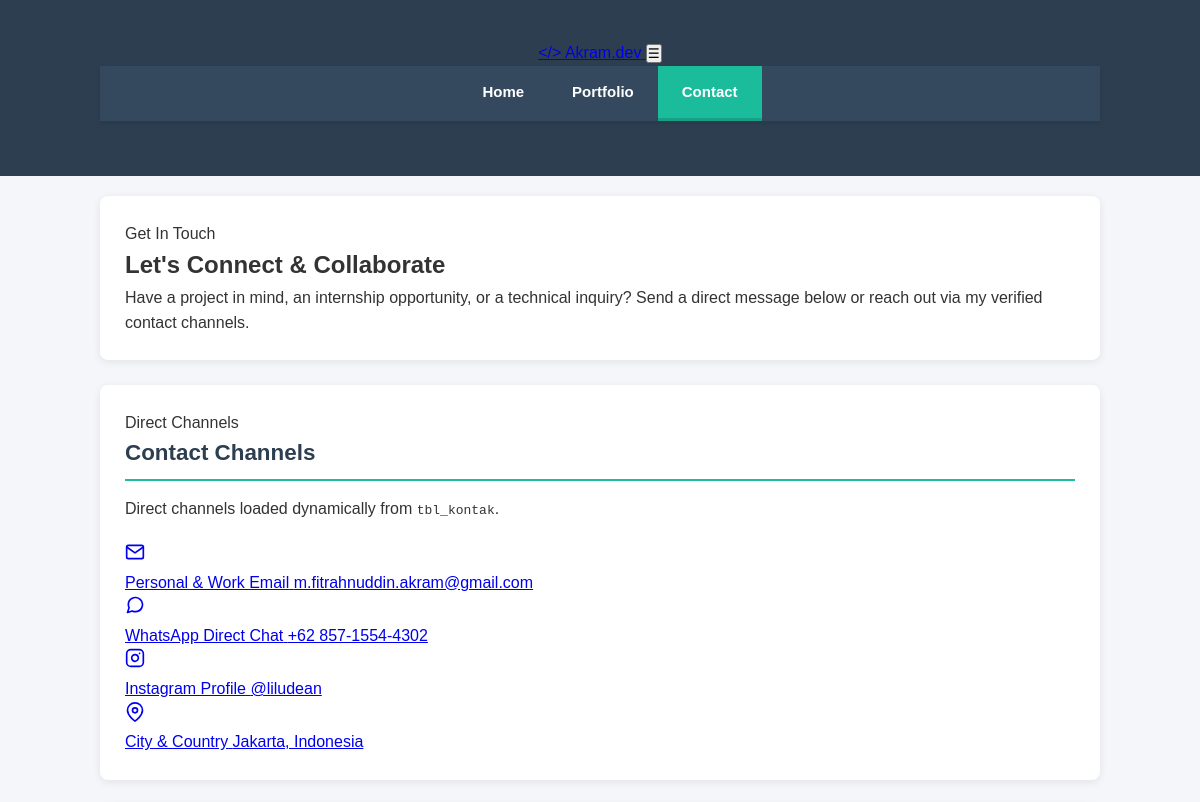
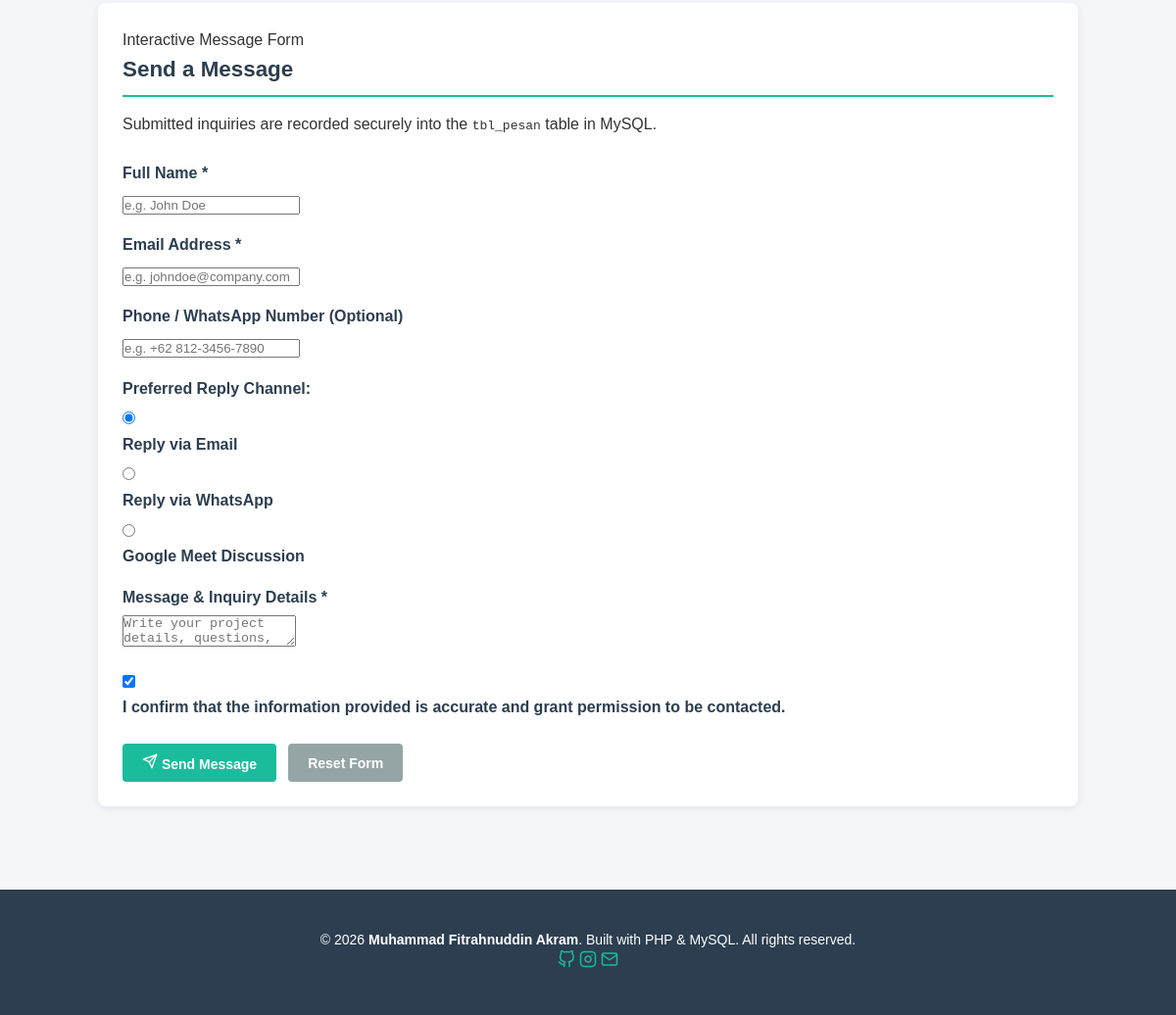
The page /contact.php on the database its author committed (2 pictures, top to bottom).
### tables this page shows
CREATE TABLE `tbl_kontak` (
  `id` INT(11) NOT NULL AUTO_INCREMENT,
  `tipe` VARCHAR(50) NOT NULL,
  `label` VARCHAR(100) NOT NULL,
  `nilai` VARCHAR(150) NOT NULL,
  `link_url` VARCHAR(255) NOT NULL,
  `icon_svg` VARCHAR(50) NOT NULL,
  PRIMARY KEY (`id`)
);

### contact.php (the view, shortened to what this page needs)
<?php
require_once 'koneksi.php';
$message_sent = false;
$contact_info_list = [];
if ($koneksi) {
    $query_kontak = mysqli_query($koneksi, "SELECT * FROM tbl_kontak ORDER BY id ASC");
    if ($query_kontak && mysqli_num_rows($query_kontak) > 0) {
        while ($row = mysqli_fetch_assoc($query_kontak)) {
            $contact_info_list[] = $row;
        }
    }
}
include 'header.php';
?>
<main class="container">
    <section class="card" style="padding-bottom: 24px;">
        <span class="section-tag">Get In Touch</span>
        <h1 class="section-title">Let's Connect &amp; Collaborate</h1>
        <p class="section-subtitle">
            Have a project in mind, an internship opportunity, or a technical inquiry? Send a direct message below or reach out via my verified contact channels.
        </p>
    </section>
    <div class="contact-layout">
        <aside class="card">
            <span class="section-tag">Direct Channels</span>
            <h2 class="section-title" style="font-size: 1.4rem;">Contact Channels</h2>
            <p class="section-subtitle" style="margin-bottom: 20px;">
                Direct channels loaded dynamically from <code>tbl_kontak</code>.
            </p>
            <div class="contact-info-list">
                <?php foreach ($contact_info_list as $item): ?>
                    <a href="<?= htmlspecialchars($item['link_url']); ?>"
                       target="_blank"
                       rel="noopener noreferrer"
                       class="contact-card-item">
                        <div class="contact-icon-box">
                            <?php if ($item['icon_svg'] === 'email'): ?>
                                <svg width="20" height="20" viewBox="0 0 24 24" fill="none" stroke="currentColor" stroke-width="2" stroke-linecap="round" stroke-linejoin="round">
                                    <path d="M4 4h16c1.1 0 2 .9 2 2v12c0 1.1-.9 2-2 2H4c-1.1 0-2-.9-2-2V6c0-1.1.9-2 2-2z"></path>
                                    <polyline points="22,6 12,13 2,6"></polyline>
                                </svg>
                            <?php elseif ($item['icon_svg'] === 'whatsapp'): ?>
                                <svg width="20" height="20" viewBox="0 0 24 24" fill="none" stroke="currentColor" stroke-width="2" stroke-linecap="round" stroke-linejoin="round">
                                    <path d="M21 11.5a8.38 8.38 0 0 1-.9 3.8 8.5 8.5 0 0 1-7.6 4.7 8.38 8.38 0 0 1-3.8-.9L3 21l1.9-5.7a8.38 8.38 0 0 1-.9-3.8 8.5 8.5 0 0 1 4.7-7.6 8.38 8.38 0 0 1 3.8-.9h.5a8.48 8.48 0 0 1 8 8v.5z"></path>
                                </svg>
                            <?php elseif ($item['icon_svg'] === 'instagram'): ?>
                                <svg width="20" height="20" viewBox="0 0 24 24" fill="none" stroke="currentColor" stroke-width="2" stroke-linecap="round" stroke-linejoin="round">
                                    <rect x="2" y="2" width="20" height="20" rx="5" ry="5"></rect>
                                    <path d="M16 11.37A4 4 0 1 1 12.63 8 4 4 0 0 1 16 11.37z"></path>
                                    <line x1="17.5" y1="6.5" x2="17.51" y2="6.5"></line>
                                </svg>
                            <?php else: ?>
                                <svg width="20" height="20" viewBox="0 0 24 24" fill="none" stroke="currentColor" stroke-width="2" stroke-linecap="round" stroke-linejoin="round">
                                    <path d="M21 10c0 7-9 13-9 13s-9-6-9-13a9 9 0 0 1 18 0z"></path>
                                    <circle cx="12" cy="10" r="3"></circle>
                                </svg>
                            <?php endif; ?>
                        </div>
                        <div>
                            <span class="contact-item-label"><?= htmlspecialchars($item['label']); ?></span>
                            <span class="contact-item-value"><?= htmlspecialchars($item['nilai']); ?></span>
                        </div>
                    </a>
                <?php endforeach; ?>
            </div>
        </aside>
        <section class="card">
            <span class="section-tag">Interactive Message Form</span>
            <h2 class="section-title" style="font-size: 1.4rem;">Send a Message</h2>
            <p class="section-subtitle" style="margin-bottom: 24px;">
                Submitted inquiries are recorded securely into the <code>tbl_pesan</code> table in MySQL.
            </p>
            <form action="contact.php" method="POST" id="contactForm">
                <div class="form-group">
                    <label for="nama" class="form-label">
                        Full Name <span class="required">*</span>
                    </label>
                    <input type="text"
                           id="nama"
                           name="nama"
                           class="form-input"
                           placeholder="e.g. John Doe"
                           value="<?= isset($_POST['nama']) && !$message_sent ? htmlspecialchars($_POST['nama']) : ''; ?>"
                           required>
                </div>
                <div class="form-group">
                    <label for="email" class="form-label">
                        Email Address <span class="required">*</span>
                    </label>
                    <input type="email"
                           id="email"
                           name="email"
                           class="form-input"
                           placeholder="e.g. johndoe@company.com"
                           value="<?= isset($_POST['email']) && !$message_sent ? htmlspecialchars($_POST['email']) : ''; ?>"
                           required>
                </div>
                <div class="form-group">
                    <label for="telepon" class="form-label">
                        Phone / WhatsApp Number (Optional)
                    </label>
                    <input type="tel"
                           id="telepon"
                           name="telepon"
                           class="form-input"
                           placeholder="e.g. +62 812-3456-7890"
                           value="<?= isset($_POST['telepon']) && !$message_sent ? htmlspecialchars($_POST['telepon']) : ''; ?>">
                </div>
                <div class="form-group">
                    <label class="form-label">Preferred Reply Channel:</label>
                    <div class="radio-pills">
                        <div class="radio-pill-item">
                            <input type="radio" id="method_email" name="metode" value="Email" checked>
                            <label for="method_email">Reply via Email</label>
                        </div>
                        <div class="radio-pill-item">
                            <input type="radio" id="method_wa" name="metode" value="WhatsApp">
                            <label for="method_wa">Reply via WhatsApp</label>
                        </div>
                        <div class="radio-pill-item">
                            <input type="radio" id="method_meet" name="metode" value="Google Meet">
                            <label for="method_meet">Google Meet Discussion</label>
                        </div>
                    </div>
                </div>
                <div class="form-group">
                    <label for="pesan" class="form-label">
                        Message &amp; Inquiry Details <span class="required">*</span>
                    </label>
                    <textarea id="pesan"
                              name="pesan"
                              class="form-textarea"
                              placeholder="Write your project details, questions, or message here..."
                              required><?= isset($_POST['pesan']) && !$message_sent ? htmlspecialchars($_POST['pesan']) : ''; ?></textarea>
                </div>
                <div class="form-group">
                    <div class="checkbox-wrap">
                        <input type="checkbox" id="consent" name="persetujuan" required checked>
                        <label for="consent">
                            I confirm that the information provided is accurate and grant permission to be contacted.
                        </label>
                    </div>
                </div>
                <div style="display: flex; gap: 12px; margin-top: 24px; flex-wrap: wrap;">
                    <button type="submit" class="btn btn-primary" id="btnSubmit">
                        <svg width="16" height="16" viewBox="0 0 24 24" fill="none" stroke="currentColor" stroke-width="2" stroke-linecap="round" stroke-linejoin="round">
                            <line x1="22" y1="2" x2="11" y2="13"></line>
                            <polygon points="22 2 15 22 11 13 2 9 22 2"></polygon>
                        </svg>
                        <span>Send Message</span>
                    </button>
                    <button type="reset" class="btn btn-secondary">
                        <span>Reset Form</span>
                    </button>
                </div>
            </form>
        </section>
    </div>
</main>
<?php
include 'footer.php';
?>

### style.css (style rules this page uses)
* { margin: 0; padding: 0; box-sizing: border-box; }
body { font-family: Arial, Helvetica, sans-serif; line-height: 1.6; background-color: #f4f6f9; color: #333333; }
.container { width: 85%; max-width: 1000px; margin: 0 auto; padding: 20px 0; }
main { min-height: 500px; padding: 20px 0; }
.card { background-color: #ffffff; padding: 25px; margin-bottom: 25px; border-radius: 8px; box-shadow: 0 2px 8px rgba(0, 0, 0, 0.08); }
.card h2 { color: #2c3e50; margin-bottom: 15px; border-bottom: 2px solid #1abc9c; padding-bottom: 8px; }
.form-group { margin-bottom: 16px; }
.form-group label { display: block; margin-bottom: 6px; font-weight: bold; color: #2c3e50; }
.btn { display: inline-block; padding: 10px 20px; font-size: 14px; font-weight: bold; border-radius: 4px; cursor: pointer; text-decoration: none; border: none; transition: background-color 0.3s; }
.btn-primary { background-color: #1abc9c; color: #ffffff; }
.btn-secondary { background-color: #95a5a6; color: #ffffff; }

### rows shown on the page
tbl_kontak: icon_svg "email" (drawn), label "Personal & Work Email", nilai "m.fitrahnuddin.akram@gmail.com"
tbl_kontak: icon_svg "whatsapp" (drawn), label "WhatsApp Direct Chat", nilai "+62 857-1554-4302"
tbl_kontak: icon_svg "instagram" (drawn), label "Instagram Profile", nilai "@liludean"
tbl_kontak: icon_svg "location" (drawn), label "City & Country", nilai "Jakarta, Indonesia"
